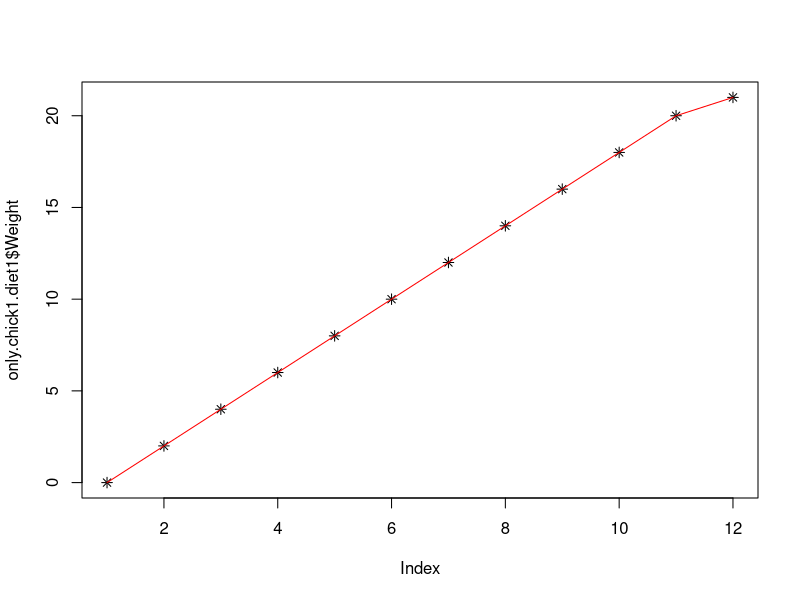

Here is the R script that generated this plot:
## ---- chunk 1
data("ChickWeight")

only.chick1.diet1<-ChickWeight[ChickWeight$Chick==1 & ChickWeight$Diet==1,#only grab the data for chick 1 and diet 1 for time vs. weight plot
                               ]
plot(only.chick1.diet1$Time,only.chick1.diet1$Weight,pch=8)#this plots only time vs. weight for chick 1 on diet 1

lines(only.chick1.diet1$Time,only.chick1.diet1$Weight,col="red")
